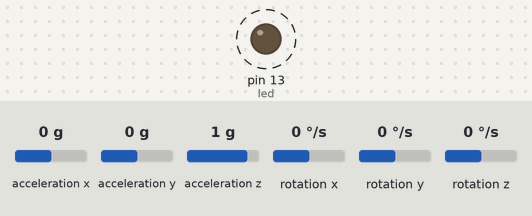
A sketch run on a simulated Arduino Uno, built with avr-gcc and run on an emulated ATmega328P. Parts: output pins drawn as LEDs (lit = HIGH). Dashed ring = blinking. The inputs (shaded band) are chosen by the test bench; at power-on: acceleration x 0 g, acceleration y 0 g, acceleration z 1 g, rotation x 0 °/s, rotation y 0 °/s, rotation z 0 °/s. What the sketch prints to the serial monitor is not drawn.

Above: at 0.1 s.
Timing chart, 0 to 3.0 s (numbered marks = the images above):
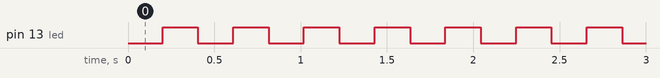

Measured:
- by itself, pin 13 (led): alternates HIGH for 0.20 s and LOW for 0.20 s

The sketch:

lite_noscreen.ino
```cpp
#include <Wire.h>
#include <I2Cdev.h>
#include <MPU6050.h>

MPU6050 accelgyro;

int16_t ax, ay, az;
int16_t gx, gy, gz;
double ax2, ay2, az2, r;
char accStr[32];
char fpsStr[32];
char uptimeStr[16];
unsigned long t = 0;
unsigned long lastRefreshClockTime = 0;

int led = 13;
int ledState = HIGH;

void setup() {
  accelgyro.initialize();
  Serial.begin(9600);
  pinMode(led, OUTPUT);
  Serial.println("Bluetooth init..");
}


void loop() {
  Serial.println("hello");
  delay(200);
  // led
  digitalWrite(led, ledState);   // turn the LED on (HIGH is the voltage level)
  ledState = !ledState;

// accelgyro
  accelgyro.getMotion6(&ax, &ay, &az, &gx, &gy, &gz);
  ax2  =ax/16384.0;
  ay2 = ay/16384.0;
  az2 = az/16384.0;
  r = sqrt(ax2*ax2 + ay2*ay2 + az2*az2);
  dtostrf(r,1,4, accStr);
  // fps and uptime
  unsigned long ms = millis();
  dtostrf(ms/1000.0,1,2,uptimeStr);
  sprintf(uptimeStr, "%ss", uptimeStr);
  // itoa(ms, uptimeStr, 10);
  unsigned long delta = ms - t;
  t = ms;
  double fps = 1000.0 / delta;
  dtostrf(fps, 1, 1, fpsStr);
  sprintf(fpsStr, "%s fps", fpsStr);

  // clock
  if (ms - lastRefreshClockTime > 200){
    lastRefreshClockTime = ms;
    /* refresh当前时间 */
    //query_time();
  }
    Serial.print(fpsStr);
    Serial.print(", ");
    Serial.print(uptimeStr);
    Serial.print(", ");
    Serial.println(accStr);
}
```
